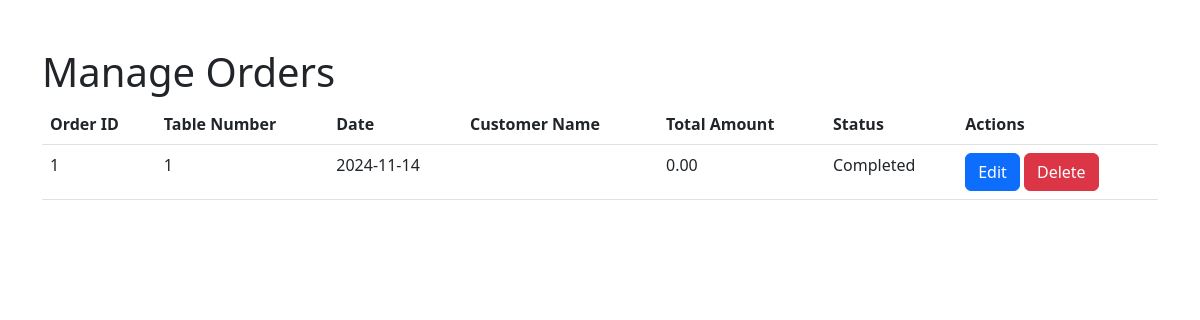
Page /order.php (signed in) on the committed database.
### tables this page shows
CREATE TABLE `customer_order` (
  `id_order` int NOT NULL,
  `no_meja` int NOT NULL,
  `tanggal` date NOT NULL,
  `id_user` int DEFAULT NULL,
  `keterangan` text,
  `status_order` tinyint(1) NOT NULL,
  `customer_name` varchar(255) DEFAULT NULL,
  `total_amount` decimal(10,2) NOT NULL DEFAULT '0.00'
);

### order.php (the view, shortened to what this page needs)
<?php
require 'db.php';
$orders = $conn->query("SELECT id_order, no_meja, tanggal, customer_name, total_amount, status_order FROM customer_order");
?>
<!DOCTYPE html>
<html>
<head>
    <link href="https://cdn.jsdelivr.net/npm/bootstrap@5.3.0/dist/css/bootstrap.min.css" rel="stylesheet">
</head>
<body>
<div class="container mt-5">
    <h1>Manage Orders</h1>
    <?php if ($orders->num_rows > 0): ?>
        <table class="table">
            <thead>
                <tr>
                    <th>Order ID</th>
                    <th>Table Number</th>
                    <th>Date</th>
                    <th>Customer Name</th>
                    <th>Total Amount</th>
                    <th>Status</th>
                    <th>Actions</th>
                </tr>
            </thead>
            <tbody>
                <?php while ($order = $orders->fetch_assoc()) : ?>
                    <tr>
                        <td><?php echo htmlspecialchars($order['id_order']); ?></td>
                        <td><?php echo htmlspecialchars($order['no_meja']); ?></td>
                        <td><?php echo htmlspecialchars($order['tanggal']); ?></td>
                        <td><?php echo htmlspecialchars($order['customer_name']); ?></td>
                        <td><?php echo htmlspecialchars($order['total_amount']); ?></td>
                        <td><?php echo $order['status_order'] ? 'Completed' : 'Pending'; ?></td>
                        <td>
                            <a href="edit_order.php?id=<?php echo $order['id_order']; ?>" class="btn btn-primary">Edit</a>
                            <a href="delete_order.php?id=<?php echo $order['id_order']; ?>" class="btn btn-danger">Delete</a>
                        </td>
                    </tr>
                <?php endwhile; ?>
            </tbody>
        </table>
    <?php else: ?>
        <p>No orders available.</p>
    <?php endif; ?>
</div>
</body>
</html>

### rows in the picture
customer_order: id_order "1", no_meja "1", tanggal "2024-11-14", total_amount "0.00", status_order "Completed"
